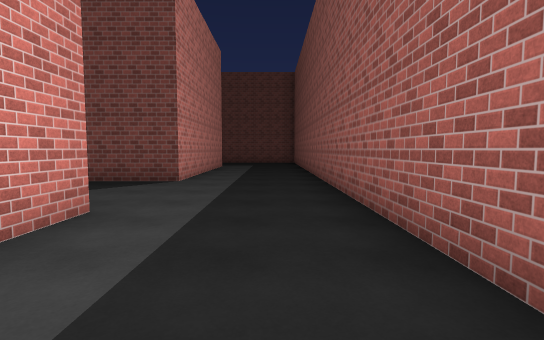
[1] (above)

24 first-person views from a walk through a Unity game level. The camera is 1.4 m above the floor, tilts 4° down and sees 85° across. The floor is counted in squares, 2 m on a side. Each view is taken from the middle of a square. On the plan, view 1 faces up. The plan holds only what a view shows up to about 10 squares ahead; the rest is blank. The place goes on beyond the plan. The player is left out. Some animated figures are left out. Door leaves are left out, so doorways stand open. Surface patterns are stand-ins for the level's own textures.

[2]
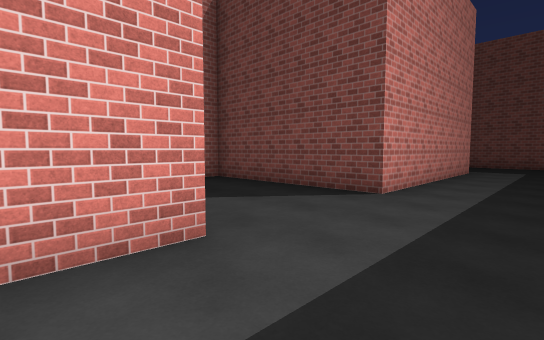

[3]
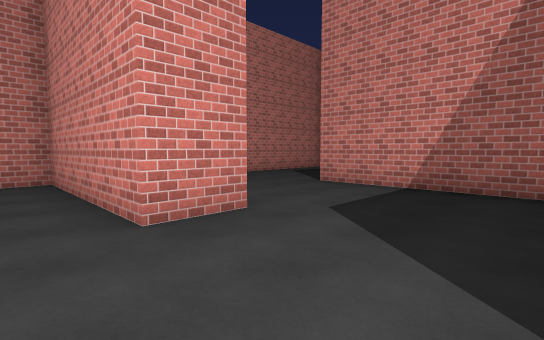

[4]
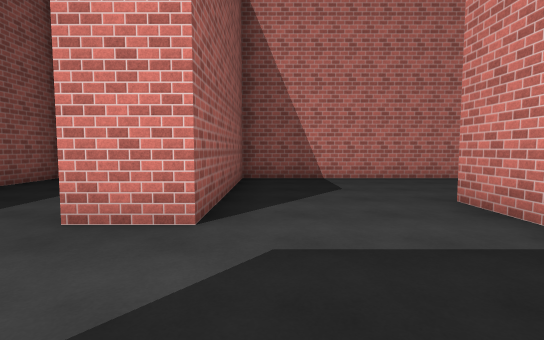

[5]
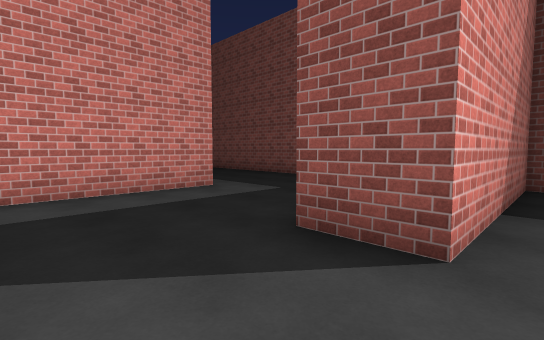

[6]
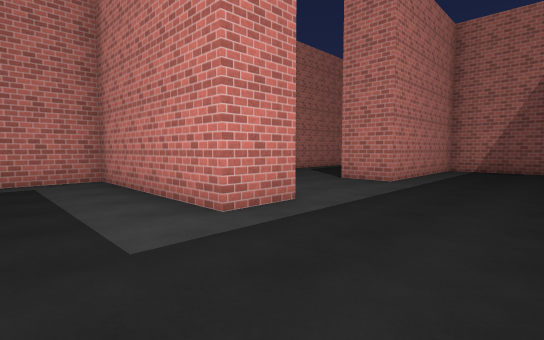

[7]
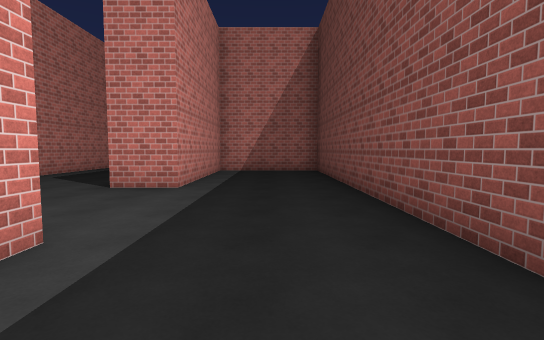

[8]
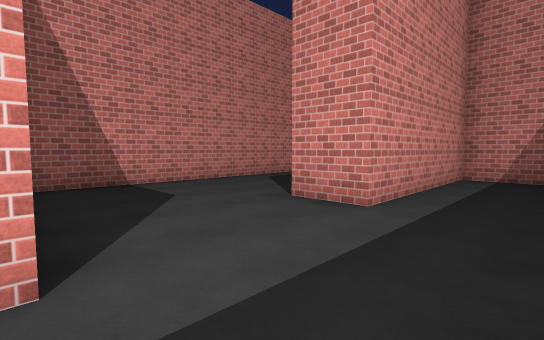

[9]
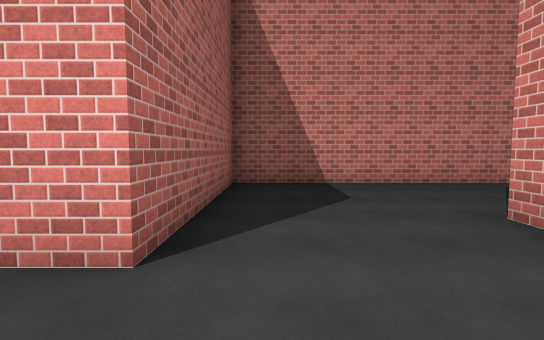

[10]
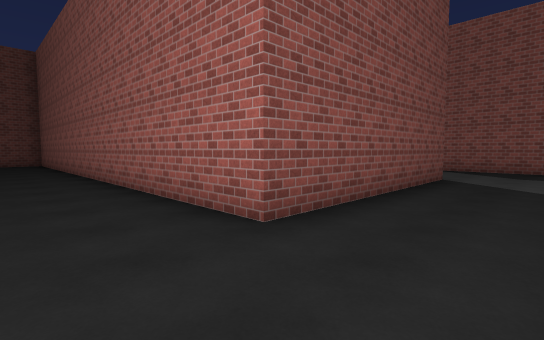

[11]
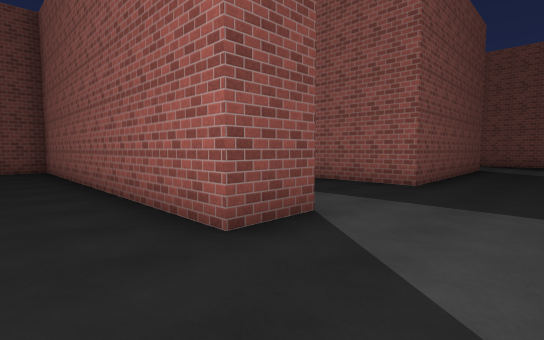

[12]
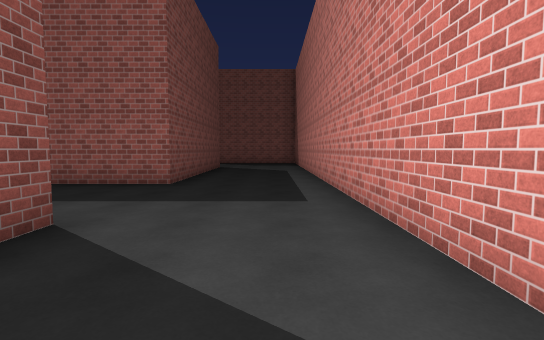

[13]
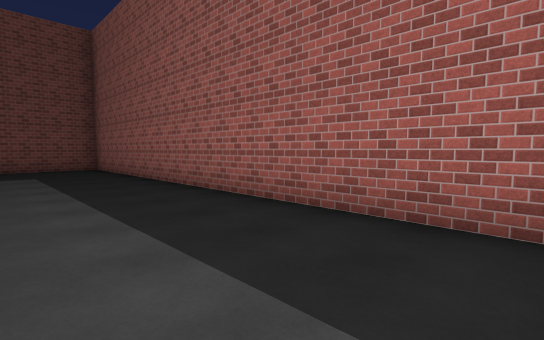

[14]
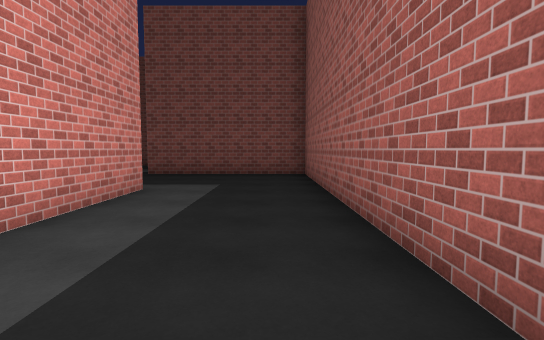

[15]
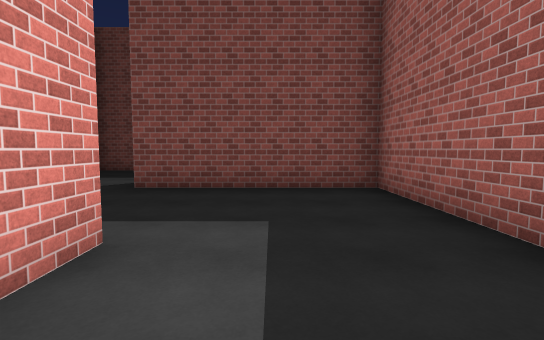

[16]
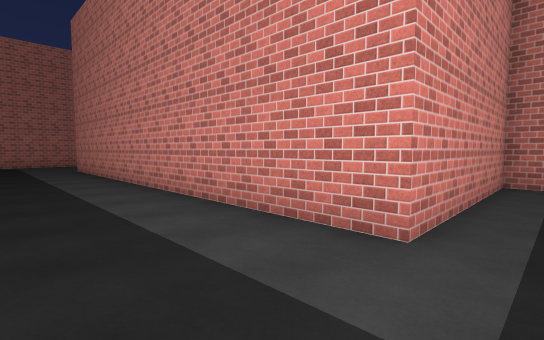

[17]
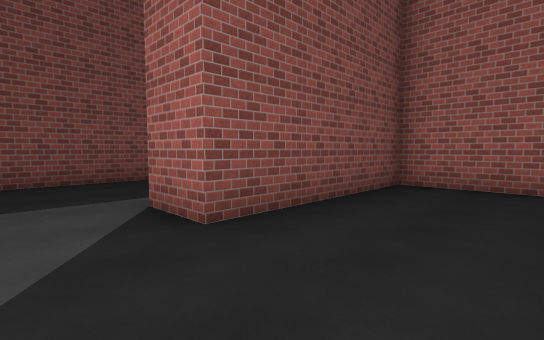

[18]
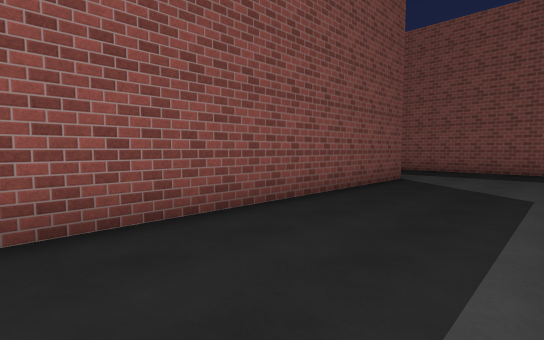

[19]
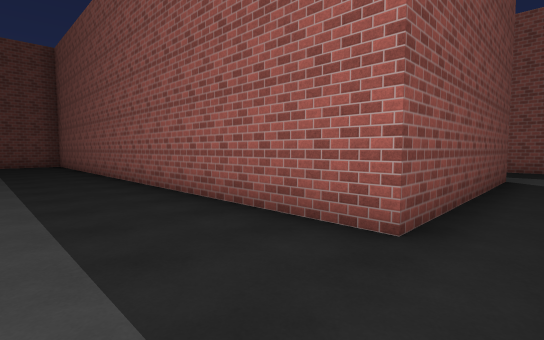

[20]
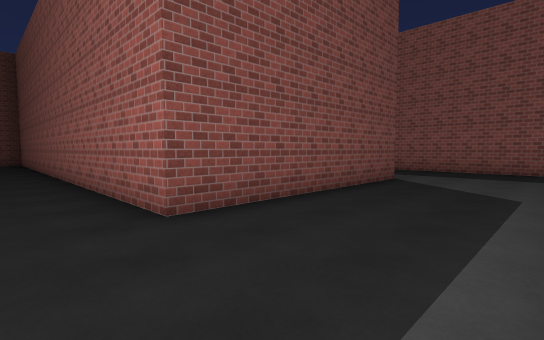

[21]
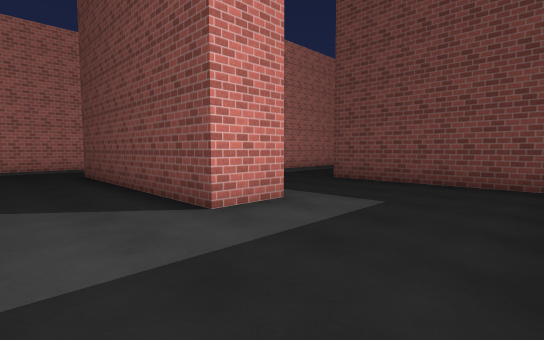

[22]
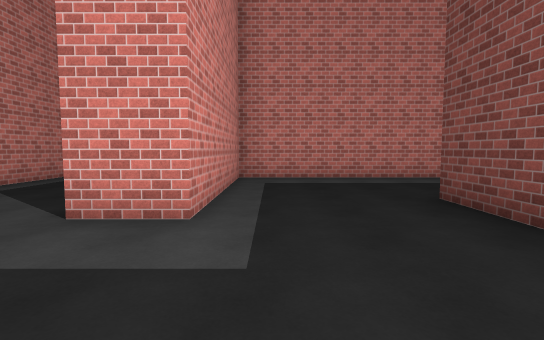

[23]
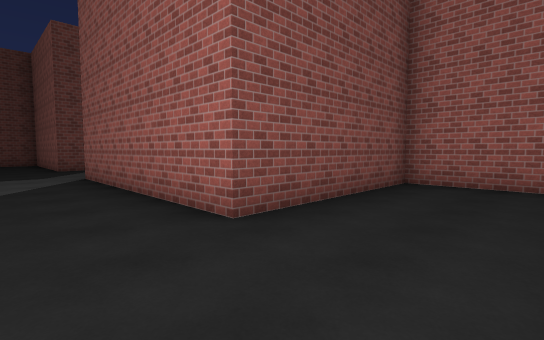

[24]
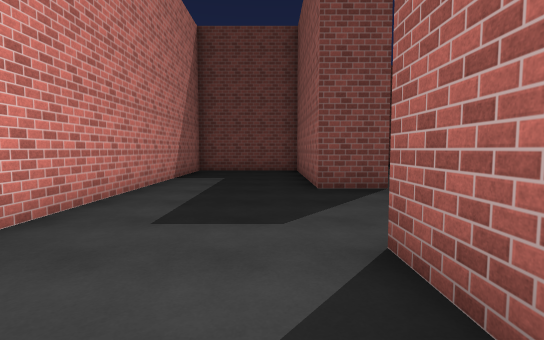

### Floor plan
Points are (right, up) in squares from view 1. A wall is a line through its corners. A room is listed if a view was taken in it or the views show most of it. See-through windows are left out.
Room 1 (views 1, 2, 3, 4, 5, 6, 7, 8, 9)
walls: (-11.5, 6.5) (-19.8, 6.5) (-19.8, 3.3) (-15.4, 3.3) (-15.4, 2); (-14.4, -1.2) (-12.2, -1.2) (-12.2, 3.3) (-10.9, 3.3) (-10.9, -1.2) (-3.3, -1.2) (-3.3, 3.3) (-2, 3.3) (-2, -1.2) (-1.2, -1.2); (-2, 12.2) (-2, 6.5) (-6.5, 6.5) (-6.5, 2) (-7.8, 2); (1.2, -1.2) (1.2, 9.9)
ways out: opening at (-15.5, 0.5) to room 2; opening at (-0.5, 12)
Room 2 (views 10, 11, 12, 13, 14, 15, 16, 17)
walls: (-27.5, 12.2) (-24.3, 12.2) (-24.3, 2) (-25.5, 2) (-25.5, 10.9) (-26.6, 10.9); (-25.9, -1.2) (-14.4, -1.2); (-15.4, 2) (-21.1, 2) (-21.1, 15.4) (-25.5, 15.4) (-25.5, 16.6)
ways out: opening at (-15.5, 0.5) to room 1; opening at (-26.5, 16) to room 3
Room 3 (views 18, 19, 20, 21, 22, 23, 24)
walls: (-15.4, 17.2) (-15.4, 12.2) (-10.9, 12.2) (-10.9, 10.9) (-16.6, 10.9) (-16.6, 21.9); (-19.8, 19.8) (-27, 19.8); (-10.9, 24.3) (-12.2, 24.3) (-12.2, 28.7) (-15.4, 28.7) (-15.4, 21.5); (-19.8, 11.4) (-19.8, 9.5); (-15.5, 7.7) (-13.6, 7.7); (-7.7, 8.4) (-7.7, 15.4) (-12.2, 15.4) (-12.2, 21.1)
ways out: opening at (-26.5, 16) to room 2

Where each view was taken, in squares from view 1:
view 1: 0 up, 0 right, facing up
view 2: 2 up, 0 right, facing up-left
view 3: 6 up, 1 left, facing down-left
view 4: 6 up, 4 left, facing down
view 5: 0 up, 6 left, facing up-left
view 6: 6 up, 9 left, facing down-left
view 7: 5 up, 10 left, facing left
view 8: 5 up, 12 left, facing down-left
view 9: 5 up, 13 left, facing down
view 10: 0 up, 23 left, facing up-right
view 11: 0 up, 27 left, facing up-right
view 12: 0 up, 27 left, facing right
view 13: 4 up, 24 left, facing up-right
view 14: 7 up, 22 left, facing up
view 15: 10 up, 23 left, facing up
view 16: 13 up, 22 left, facing down-left
view 17: 13 up, 27 left, facing up-right
view 18: 17 up, 27 left, facing up-right
view 19: 10 up, 19 left, facing up-right
view 20: 8 up, 18 left, facing up-right
view 21: 9 up, 8 left, facing up-left
view 22: 13 up, 8 left, facing left
view 23: 13 up, 14 left, facing up-right
view 24: 19 up, 13 left, facing up
